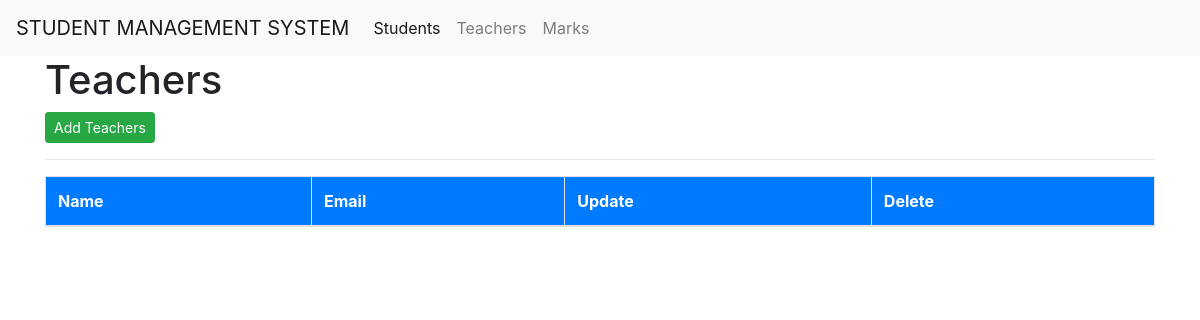
The page /teachers/ on the database as committed earlier.
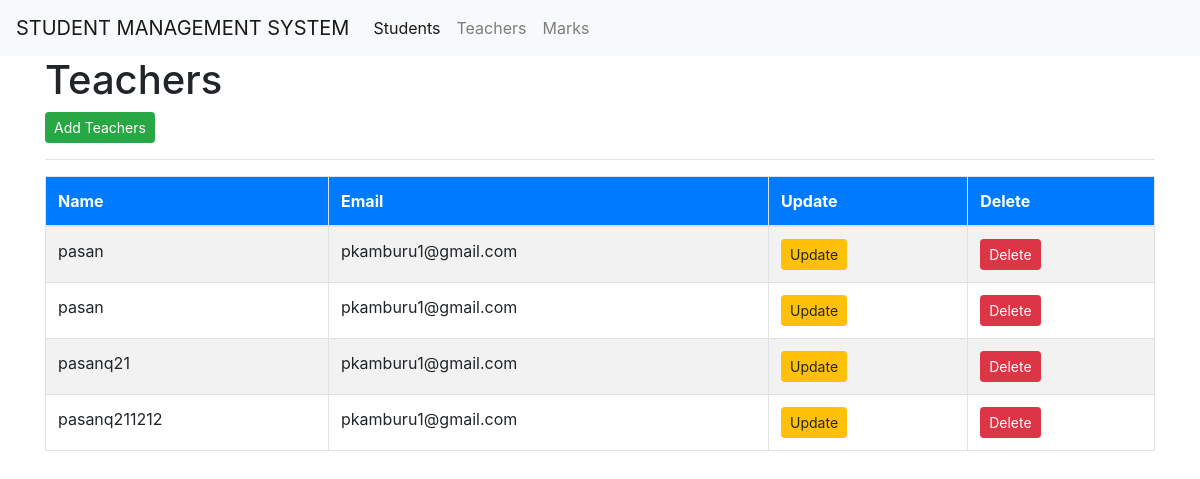
The same page on the database as committed later.
### project/models.py (models this page shows, shortened)
class Teacher(models.Model):
    tid = models.AutoField(primary_key=True)
    name = models.CharField(max_length=255)
    email = models.EmailField(max_length=255)

### project/views.py (the view)
# urls.py: path('teachers/', views.teachers, name='teachers'),
def teachers(request):
    all_teachers = Teacher.objects.all()
    return render(request, 'teachers.html', {'teachers': all_teachers})

### project/templates/teachers.html (shortened to what this page needs)
{% extends 'layout.html' %}
{% block content %}
<div class="container">
    <h1>Teachers</h1>
    <a href="add/" class="btn btn-success btn-sm">Add Teachers</a>
    <hr>
    <table class="table table-striped table-bordered">
        <thead  style="background-color: #007bff; color: white;">
            <tr>
                <th>Name</th>
                <th>Email</th>
                <th>Update</th>
                <th>Delete</th>
            </tr>
        </thead>
        <tbody>
        {% for teacher in teachers %}
            <tr>
                <td>{{ teacher.name }}</td>
                <td>{{ teacher.email }}</td>
                <td>
                    <a href="/teachers/update/{{ teacher.tid }}" class="btn btn-warning btn-sm">Update</a>
                </td>
                    <td>
                        <a href="/teachers/delete/{{ teacher.tid }}" class="btn btn-danger btn-sm">Delete</a>
                    </td>
            </tr>
            {% endfor %}
        </tbody>
    </table>
</div>
{% endblock %}

### project/templates/layout.html (shortened to what this page needs)
{% load static %}
<!DOCTYPE html>
<html>
<head>
    <link rel="stylesheet" href="{% static 'bootstrap.min.css' %}">
    <link rel="stylesheet" href="https://cdn.jsdelivr.net/npm/bootstrap@4.0.0/dist/css/bootstrap.min.css">
</head>
<body>
    <nav class="navbar navbar-expand-lg navbar-light bg-light">
        <a class="navbar-brand" href="#">STUDENT MANAGEMENT SYSTEM</a>
        <div class="collapse navbar-collapse" id="navbarSupportedContent">
          <ul class="navbar-nav mr-auto">
            <li class="nav-item active">
                <a class="nav-link" href="/students/">Students</a>
            </li>
            <li class="nav-item">
                <a class="nav-link" href="/teachers/">Teachers</a>
            </li>
            <li class="nav-item">
                <a class="nav-link" href="/marks/">Marks</a>
            </li>
          </ul>
        </div>
    </nav>
    {% block content %}
    {% endblock %}
</body>
</html>

Rows that differ between the two databases and show on the page:
added Teacher: name "pasan", email "pkamburu1@gmail.com"
added Teacher: name "pasan", email "pkamburu1@gmail.com"
added Teacher: name "pasanq21", email "pkamburu1@gmail.com"
added Teacher: name "pasanq211212", email "pkamburu1@gmail.com"
